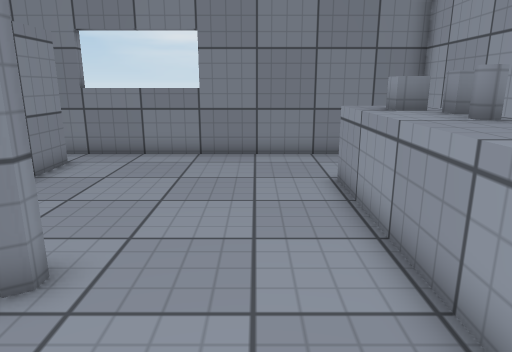
[1] (above)

12 first-person views from a walk through a 3-D level made in the Unity game engine. The camera is 1.2 m above the floor, tilts 14° down and sees 70° across. The floor is counted in squares, 0.5 m on a side. Each view is taken from the middle of a square. On the plan, view 1 faces up. The plan holds only what a view shows up to about 20 squares ahead; the rest is blank. Surface patterns are stand-ins for the level's own textures.

[2]
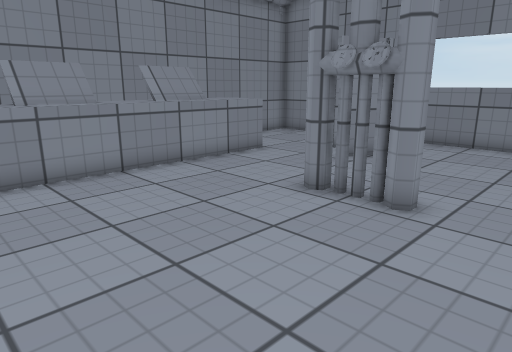

[3]
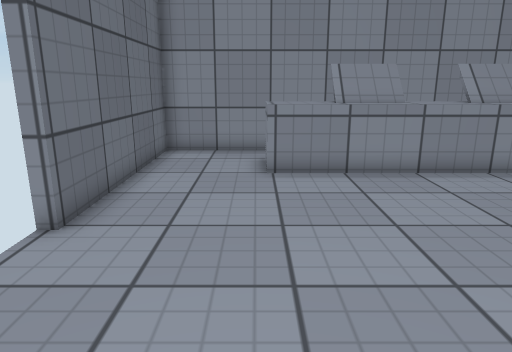

[4]
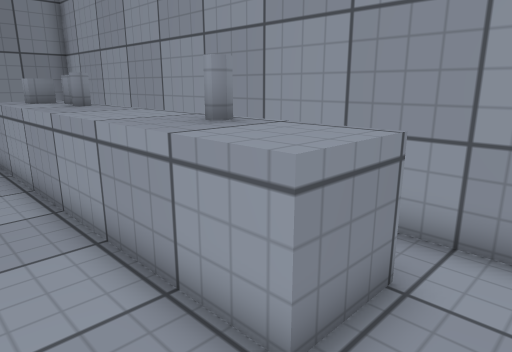

[5]
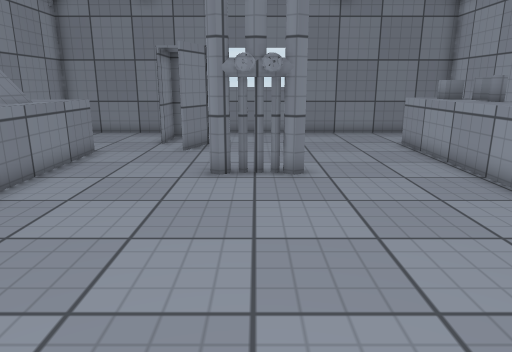

[6]
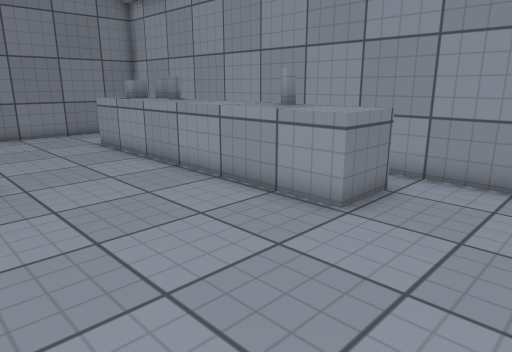

[7]
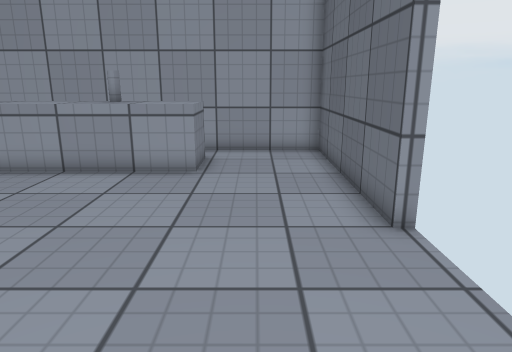

[8]
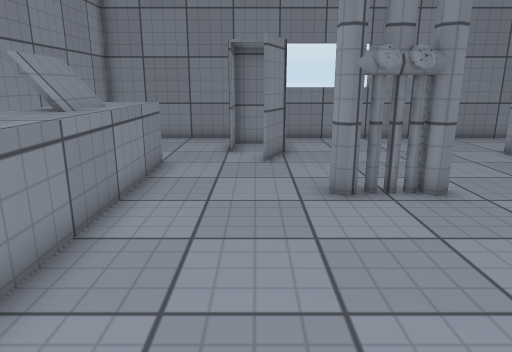

[9]
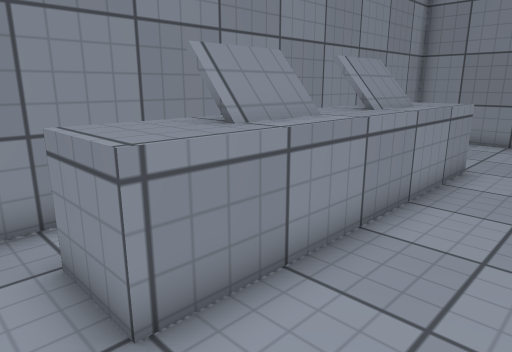

[10]
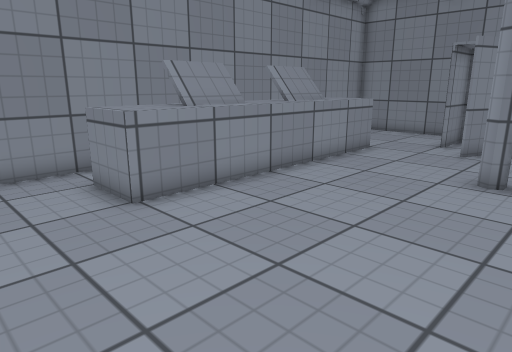

[11]
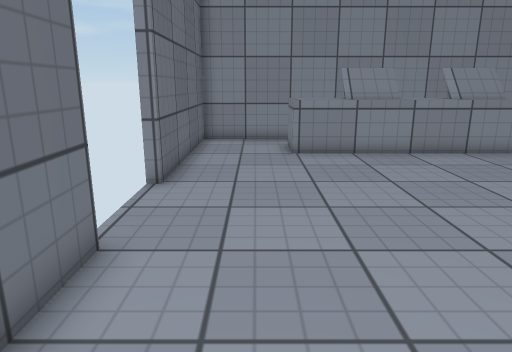

[12]
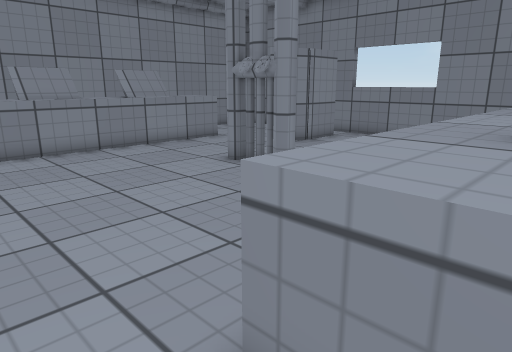

### Floor plan
Key: @ floor where view 1 was taken; # wall or solid block; . floor; = window, fence, low wall or low ledge; ^ raised ledge; T thing the floor can be seen under or through.
Columns run from 14 left of view 1 to 6 right of it. Each row starts with its distance up from view 1.
 13 #########===#########
 12 #.................. #
 11 #.....###.........  #
 10 # ....###.........  #
  9 #  .....#.......^^  #
  8 #  .....#.......^^^ #
  7 # ^^^...........^^^ #
  6 #  ^^...........^^^ #
  5 # ##^...........^^^ #
  4 # ##^....TTT....^^^ #
  3 # ^^^...........^^^ #
  2 # ^^^...........^^^ #
  1 # ##^...........^^^ #
  0 # ##^.........@.^^^ #
 -1 # ^^^...........^^^ #
 -2 #.^^^...........^^^.#
 -3 #..^................#
 -4 #...................#
 -5 #...................#
 -6 #########...#########
 -7         #   #

Where each view was taken, in squares from view 1:
view 1: 0 up, 0 right, facing up
view 2: 3 down, 0 right, facing up-left
view 3: 3 down, 0 right, facing left
view 4: 4 down, 0 right, facing up-right
view 5: 6 down, 4 left, facing up
view 6: 6 down, 4 left, facing up-right
view 7: 4 down, 8 left, facing right
view 8: 4 down, 7 left, facing up
view 9: 4 down, 7 left, facing up-left
view 10: 6 down, 3 left, facing up-left
view 11: 4 down, 3 right, facing left
view 12: 4 down, 4 right, facing up-left
